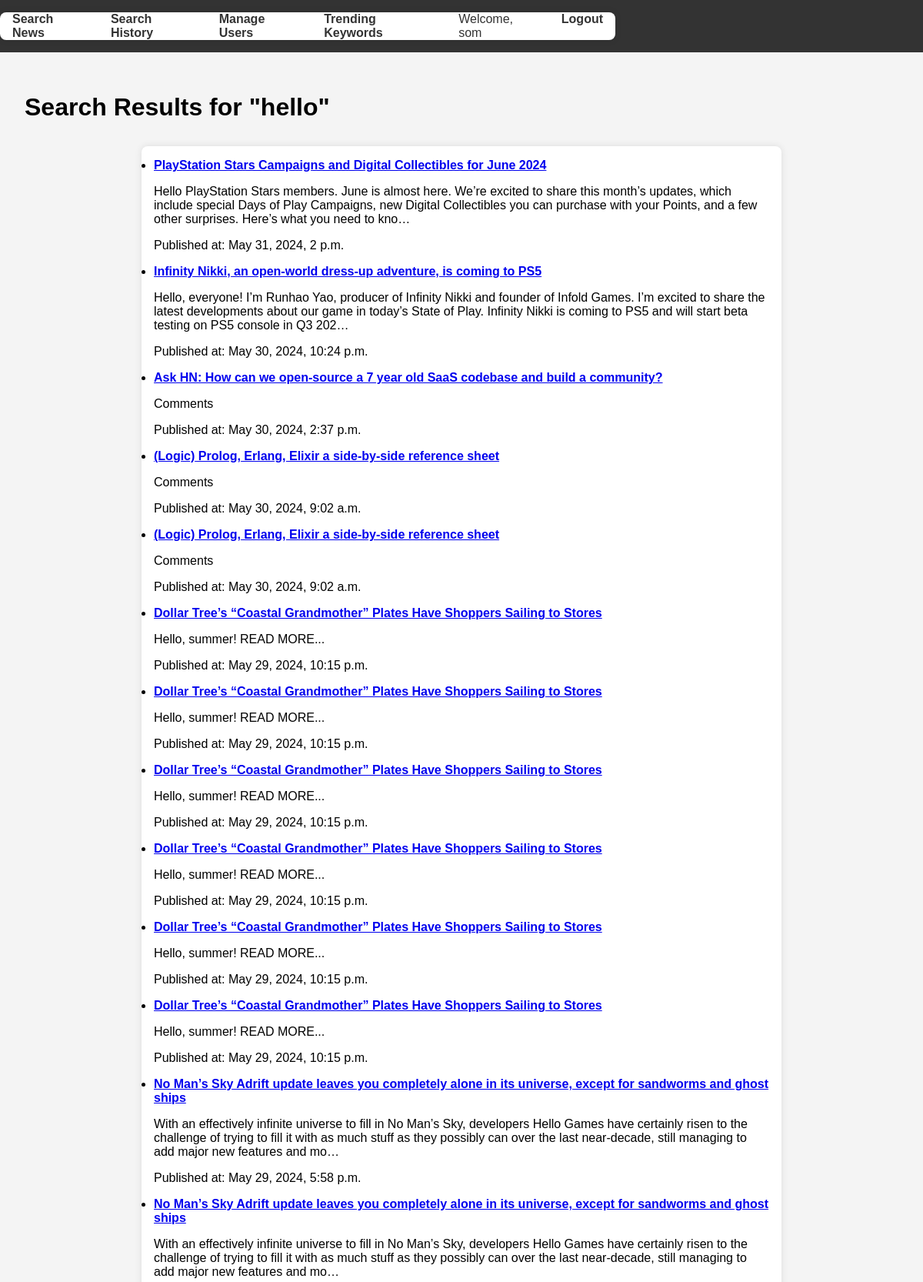
/search/results/7/ (signed in, upper part), run on the app's committed database.
### search/models.py (models this page shows, shortened)
class KeywordSearch(models.Model):
    user = models.ForeignKey(User, on_delete=models.CASCADE)
    keyword = models.CharField(max_length=255)
    last_searched = models.DateTimeField(auto_now=True)
    last_api_request = models.DateTimeField(null=True, blank=True)
    search_count = models.IntegerField(default=0)
    def __str__(self):
        return f'{self.keyword} by {self.user}'

class NewsArticle(models.Model):
    keyword_search = models.ForeignKey(KeywordSearch,related_name='news_articles', on_delete=models.CASCADE)
    title = models.CharField(max_length=255)
    description = models.TextField(null=True, blank=True)
    url = models.URLField()
    published_at = models.DateTimeField()
    class Meta:
        ordering = ['-published_at']
    def __str__(self):
        return self.title

### search/views.py (the view)
# urls.py: path('results/<int:keyword_search_id>/', views.search_results, name='search_results'),
@login_required
def search_results(request, keyword_search_id):
    keyword_search = KeywordSearch.objects.get(id=keyword_search_id, user=request.user)
    print(keyword_search)
    articles = keyword_search.news_articles.all()
    print(articles)
    return render(request, 'search/result.html', {'keyword_search': keyword_search, 'articles': articles})

### search/templates/search/result.html (shortened to what this page needs)
{% extends "base.html" %}
{% block content %}
<h1>Search Results for "{{ keyword_search.keyword }}"</h1>
<ul>
    {% for article in articles %}
        <li>
            <a href="{{ article.url }}" target="_blank">{{ article.title }}</a>
            <p>{{ article.description }}</p>
            <p>Published at: {{ article.published_at }}</p>
        </li>
    {% endfor %}
</ul>
{% endblock %}

### templates/base.html (shortened to what this page needs)
{% load static %}
<!DOCTYPE html>
<html>
<head>
    <link rel="stylesheet" type="text/css" href="{% static 'css/styles.css' %}">
</head>
<body>
    <header>
        <nav>
            <ul>
                <li><a href="{% url 'search_news' %}">Search News</a></li>
                <li><a href="{% url 'search_history' %}">Search History</a></li>
                {% if user.is_superuser %}
                    <li><a href="{% url 'manage_users' %}">Manage Users</a></li>
                    <li><a href="{% url 'trending_keywords' %}">Trending Keywords</a></li>
                {% endif %}
                {% if user.is_authenticated %}
                    <li>Welcome, {{ user.username }}</li>
                    <li><a href="{% url 'logout' %}">Logout</a></li>
                {% else %}
                    <li><a href="{% url 'login' %}">Login</a></li>
                {% endif %}
            </ul>
        </nav>
    </header>
    <main>
        {% block content %}
        {% endblock %}
    </main>
</body>
</html>

### static/css/styles.css (style rules this page uses)
body { font-family: Arial, sans-serif; margin: 0; padding: 0; background-color: #f4f4f4; }
header { background-color: #333; color: white; padding: 1rem 0; }
nav ul { list-style-type: none; margin: 0; padding: 0; display: flex; justify-content: center; }
nav ul li { margin: 0 1rem; color: #333; text-decoration: none; }
nav ul li a { color: #333; text-decoration: none; }
main { padding: 2rem; }
ul { max-width: 800px; margin: 2rem auto; background: white; padding: 1rem; border-radius: 8px; box-shadow: 0 0 10px rgba(0, 0, 0, 0.1); }
ul li { margin-bottom: 1rem; }
ul li a { font-weight: bold; }

### data on the page
KeywordSearch: keyword "hello"
NewsArticle: title "PlayStation Stars Campaigns and Digital Collectibles for June 2024", description "Hello PlayStation Stars members. June is almost here. We’re excited to share this month’s updates, which include special Days of Play Campaigns, new Digital Collectibles you can purchase with your Points, and a few other surprises. Here’s what you need to kno…", published_at "May 31, 2024, 2 p.m."
NewsArticle: title "Infinity Nikki, an open-world dress-up adventure, is coming to PS5", description "Hello, everyone! I’m Runhao Yao, producer of Infinity Nikki and founder of Infold Games. I’m excited to share the latest developments about our game in today’s State of Play. Infinity Nikki is coming to PS5 and will start beta testing on PS5 console in Q3 202…", published_at "May 30, 2024, 10:24 p.m."
NewsArticle: title "Ask HN: How can we open-source a 7 year old SaaS codebase and build a community?", description "Comments", published_at "May 30, 2024, 2:37 p.m."
NewsArticle: title "(Logic) Prolog, Erlang, Elixir a side-by-side reference sheet", description "Comments", published_at "May 30, 2024, 9:02 a.m."
NewsArticle: title "(Logic) Prolog, Erlang, Elixir a side-by-side reference sheet", description "Comments", published_at "May 30, 2024, 9:02 a.m."
NewsArticle: title "Dollar Tree’s “Coastal Grandmother” Plates Have Shoppers Sailing to Stores", description "Hello, summer! READ MORE...", published_at "May 29, 2024, 10:15 p.m."
NewsArticle: title "Dollar Tree’s “Coastal Grandmother” Plates Have Shoppers Sailing to Stores", description "Hello, summer! READ MORE...", published_at "May 29, 2024, 10:15 p.m."
NewsArticle: title "Dollar Tree’s “Coastal Grandmother” Plates Have Shoppers Sailing to Stores", description "Hello, summer! READ MORE...", published_at "May 29, 2024, 10:15 p.m."
NewsArticle: title "Dollar Tree’s “Coastal Grandmother” Plates Have Shoppers Sailing to Stores", description "Hello, summer! READ MORE...", published_at "May 29, 2024, 10:15 p.m."
NewsArticle: title "Dollar Tree’s “Coastal Grandmother” Plates Have Shoppers Sailing to Stores", description "Hello, summer! READ MORE...", published_at "May 29, 2024, 10:15 p.m."
NewsArticle: title "Dollar Tree’s “Coastal Grandmother” Plates Have Shoppers Sailing to Stores", description "Hello, summer! READ MORE...", published_at "May 29, 2024, 10:15 p.m."
NewsArticle: title "No Man’s Sky Adrift update leaves you completely alone in its universe, except for sandworms and ghost ships", description "With an effectively infinite universe to fill in No Man’s Sky, developers Hello Games have certainly risen to the challenge of trying to fill it with as much stuff as they possibly can over the last near-decade, still managing to add major new features and mo…", published_at "May 29, 2024, 5:58 p.m."
NewsArticle: title "No Man’s Sky Adrift update leaves you completely alone in its universe, except for sandworms and ghost ships", description "With an effectively infinite universe to fill in No Man’s Sky, developers Hello Games have certainly risen to the challenge of trying to fill it with as much stuff as they possibly can over the last near-decade, still managing to add major new features and mo…"

### other printed values
{{ user.username }} "som"
